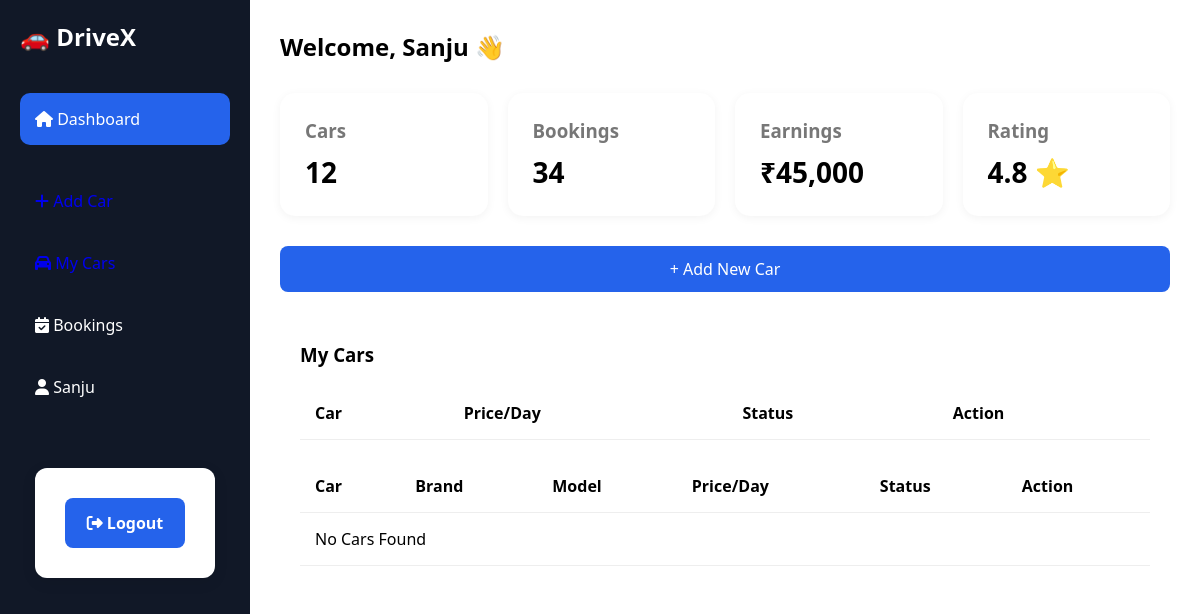
Before: /myaddminpanel/vendor-profile/ (signed in) with the older database file.
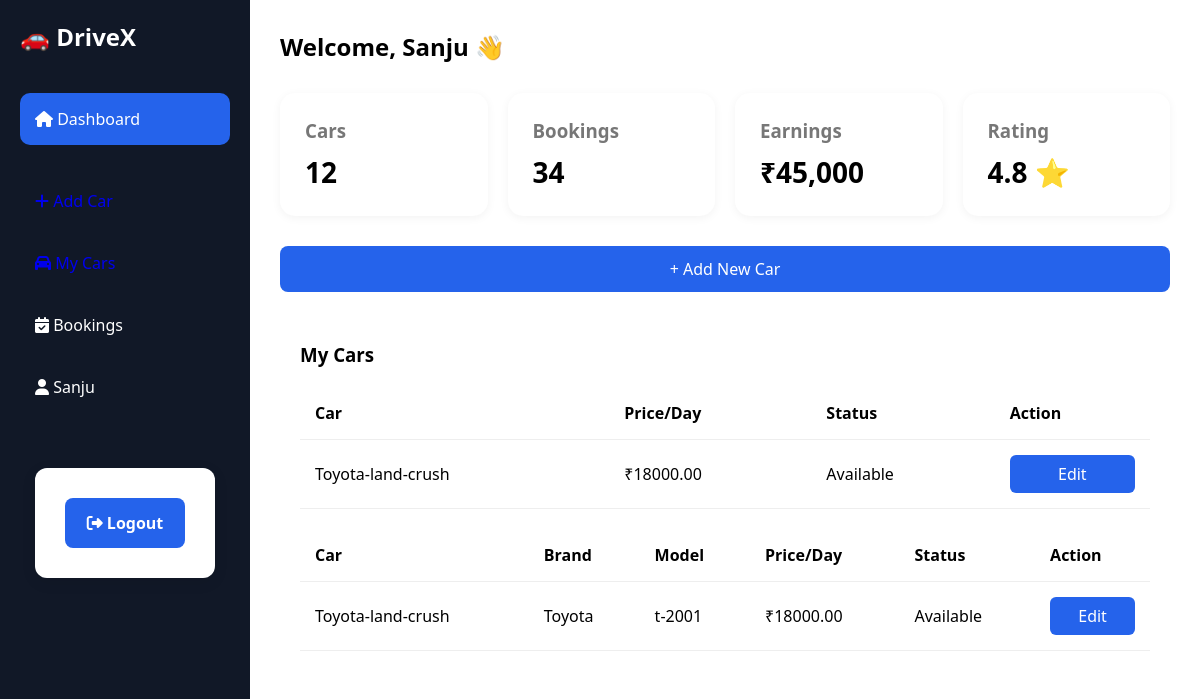
After: the same page with the newer database file.
### myaddminpanel/models.py (models this page shows)
class VendorLogin(models.Model):
    username = models.CharField(max_length=150)
    email = models.EmailField(max_length=254, unique=True)
    phno= models.CharField(max_length=15)
    profile_pic = models.ImageField(upload_to='profile_pics/', blank=True, null=True)
    password = models.CharField(max_length=128)
    created_at = models.DateTimeField(auto_now_add=True)
    def __str__(self):
        return self.email

class Car(models.Model):
    TRANSMISSION_CHOICES = [
        ('Manual', 'Manual'),
        ('Automatic', 'Automatic'),
    ]
    FUEL_CHOICES = [
        ('Petrol', 'Petrol'),
        ('Diesel', 'Diesel'),
        ('CNG', 'CNG'),
        ('Electric', 'Electric'),
        ('Hybrid', 'Hybrid'),
    ]
    STATUS_CHOICES = [
        ('Available', 'Available'),
        ('Booked', 'Booked'),
        ('Maintenance', 'Maintenance'),
    ]
    vendor = models.ForeignKey(
        VendorLogin,
        on_delete=models.CASCADE,
        related_name='cars'
    )
    car_name = models.CharField(max_length=100, blank=True, null=True)
    brand = models.CharField(max_length=100, blank=True, null=True)
    model = models.CharField(max_length=100, blank=True, null=True)
    year = models.PositiveIntegerField(blank=True, null=True)
    city = models.CharField(max_length=100, blank=True, null=True)
    pickup_location = models.CharField(max_length=200, blank=True, null=True)
    rent_per_day = models.DecimalField(max_digits=10, decimal_places=2, blank=True, null=True)
    fuel_type = models.CharField(
        max_length=20,
        choices=FUEL_CHOICES
    )
    transmission = models.CharField(
        max_length=20,
        choices=TRANSMISSION_CHOICES
    )
    seats = models.PositiveIntegerField(default=4)
    mileage = models.PositiveIntegerField(default=0)
    ac = models.BooleanField(default=True)
    power_steering = models.BooleanField(default=True)
    power_windows = models.BooleanField(default=True)
    music_system = models.BooleanField(default=False)
    airbags = models.BooleanField(default=True)
    gps = models.BooleanField(default=False)
    image = models.ImageField(
        upload_to='cars/',
        blank=True,
        null=True
    )
    status = models.CharField(
        max_length=20,
        choices=STATUS_CHOICES,
        default='Available'
    )
    description = models.TextField(
        blank=True,
        null=True
    )
    created_at = models.DateTimeField(auto_now_add=True)
    def __str__(self):
        return f"{self.brand} {self.model}"

### myaddminpanel/views.py (the view)
# urls.py: path('vendor-profile/', vendor_profile, name='vendor-profile'),
def vendor_profile(request):
    vendor_id = request.session.get('vendor_id')
    print("Session Vendor ID:", vendor_id)
    if not vendor_id:
        return redirect('login_1')
    vendor = VendorLogin.objects.get(id=vendor_id)
    print("Current Vendor ID:", vendor.id)
    print("Current Vendor:", vendor)
    print("All Cars:", Car.objects.all())
    cars = Car.objects.filter(vendor=vendor)
    return render(request, 'vendorProfile.html' , {'vendor': vendor, 'cars': cars})

### myaddminpanel/templates/vendorProfile.html (shortened to what this page needs)
{% extends 'base_1.html' %}  {% block content %}
<section class="vendor-profile-sec">
  <div class="container-1">
     {% include 'sidebar.html' %}
    <div class="main">
      <div class="topbar">
        {% if request.session.vendor_name %}
          <h2>Welcome, {{ request.session.vendor_name|title }} 👋</h2>
        {% else %}
          <h2>Welcome, Guest 👋</h2>
        {% endif %}
      </div>
      <div class="stats">
        <div class="card">
          <h3>Cars</h3>
          <p>12</p>
        </div>
        <div class="card">
          <h3>Bookings</h3>
          <p>34</p>
        </div>
        <div class="card">
          <h3>Earnings</h3>
          <p>₹45,000</p>
        </div>
        <div class="card">
          <h3>Rating</h3>
          <p>4.8 ⭐</p>
        </div>
      </div>
      <div class="add-car">
        <button>+ Add New Car</button>
      </div>
      <div class="cars">
        <h3>My Cars</h3>
        <table>
          <tr>
            <th>Car</th>
            <th>Price/Day</th>
            <th>Status</th>
            <th>Action</th>
          </tr>
          {% for car in cars %}
          <tr>
            <td>{{ car.car_name }}</td>
            <td>₹{{ car.rent_per_day }}</td>
            <td>{{ car.status }}</td>
            <td>
              <button>Edit</button>
            </td>
          </tr>
          {% endfor %}
        </table>
        {% include 'vendor_view_cars.html' %}
      </div>
    </div>
  </div>
</section>
{% endblock content %}

### myaddminpanel/templates/base_1.html (shortened to what this page needs)
{% load static %}
<!DOCTYPE html>
<html lang="en">
<head>
    <link rel="stylesheet" href="{% static 'css/style_1.css' %}">
    <link rel="stylesheet"
        href="https://cdnjs.cloudflare.com/ajax/libs/font-awesome/6.6.0/css/all.min.css">
</head>
<body>
    {% block content %}{% endblock content %}
</body>
</html>

### myaddminpanel/templates/sidebar.html (shortened to what this page needs)
<div class="sidebar">
  <div class="logo">
    <h2>🚗 DriveX</h2>
  </div>
  <ul>
    <li class="active">
      <i class="fa-solid fa-house"></i>
      Dashboard
    </li>
    <li class="add-car">
      <a href="{% url 'add-car' %}" style="text-decoration: none;">
        <i class="fa-solid fa-plus"></i>
      </a>
    </li>
    <li>
    <a href="#" style="text-decoration: none;">
      <i class="fa-solid fa-car"></i>
    </a>
    </li>
    <li>
      <i class="fa-solid fa-calendar-check"></i>
      Bookings
    </li>
    <li>
      <i class="fa-solid fa-user"></i>
      {% if request.session.vendor_name %}
        {{ request.session.vendor_name|title }}
      {% else %}
        Profile
      {% endif %}
    </li>
    <li>
      <form method="POST" action="{% url 'logout_1' %}">
        <button type="submit">
          <i class="fa-solid fa-right-from-bracket"></i>
          Logout
        </button>
      </form>
    </li>
  </ul>
</div>

### myaddminpanel/templates/vendor_view_cars.html
<table>
    <tr>
        <th>Car</th>
        <th>Brand</th>
        <th>Model</th>
        <th>Price/Day</th>
        <th>Status</th>
        <th>Action</th>
    </tr>
    {% for car in cars %}
    <tr>
        <td>{{ car.car_name }}</td>
        <td>{{ car.brand }}</td>
        <td>{{ car.model }}</td>
        <td>₹{{ car.rent_per_day }}</td>
        <td>{{ car.status }}</td>
        <td>
            <button>Edit</button>
        </td>
    </tr>
    {% empty %}
    <tr>
        <td colspan="6">No Cars Found</td>
    </tr>
    {% endfor %}
</table>

### myaddminpanel/static/css/style_1.css (style rules this page uses)
* { margin:0; padding:0; box-sizing:border-box; font-family:'Segoe UI',sans-serif; }
button { width:100%; padding:15px; border:none; border-radius:10px; background:#2563eb; color:white; font-size:1rem; cursor:pointer; transition:.3s; }
.container-1 { display:flex; min-height:100vh; }
.sidebar { width:250px; background:#111827; color:white; padding:20px; }
.logo { margin-bottom:40px; }
.sidebar ul { list-style:none; }
.sidebar li { padding:15px; margin-bottom:10px; border-radius:10px; cursor:pointer; }
.sidebar li:hover, .active { background:#2563eb; }
.main { flex:1; padding:30px; }
.topbar { margin-bottom:30px; }
.stats { display:grid; grid-template-columns:repeat(4,1fr); gap:20px; }
.card { background:white; padding:25px; border-radius:15px; box-shadow:0 2px 10px rgba(0,0,0,.05); }
.card h3 { color:#777; }
.card p { margin-top:10px; font-size:28px; font-weight:bold; }
.add-car { margin:30px 0; }
.add-car button { background:#2563eb; color:white; border:none; padding:12px 20px; border-radius:8px; cursor:pointer; }
.cars { background:white; padding:20px; border-radius:15px; }
table { width:100%; margin-top:20px; border-collapse:collapse; }
th, td { padding:15px; text-align:left; border-bottom:1px solid #eee; }
td button { background:#2563eb; color:white; border:none; padding:8px 12px; border-radius:6px; cursor:pointer; }
.container-1 form { flex: 1; max-width: 900px; margin: 30px auto; padding: 30px; background: #fff; border-radius: 12px; box-shadow: 0 4px 15px rgba(0,0,0,0.08); display: grid; grid-template-columns: repeat(2, 1fr); gap: 18px; }
.container-1 form button { grid-column: 1 / -1; padding: 14px; border: none; border-radius: 8px; background: #2563eb; color: white; font-size: 16px; font-weight: 600; cursor: pointer; transition: 0.3s; }

Changed rows visible on the page:
added Car: car_name "Toyota-land-crush", rent_per_day "18000.00", status "Available", brand "Toyota", model "t-2001"
Other visible differences:
text no longer shown: "No Cars Found"
